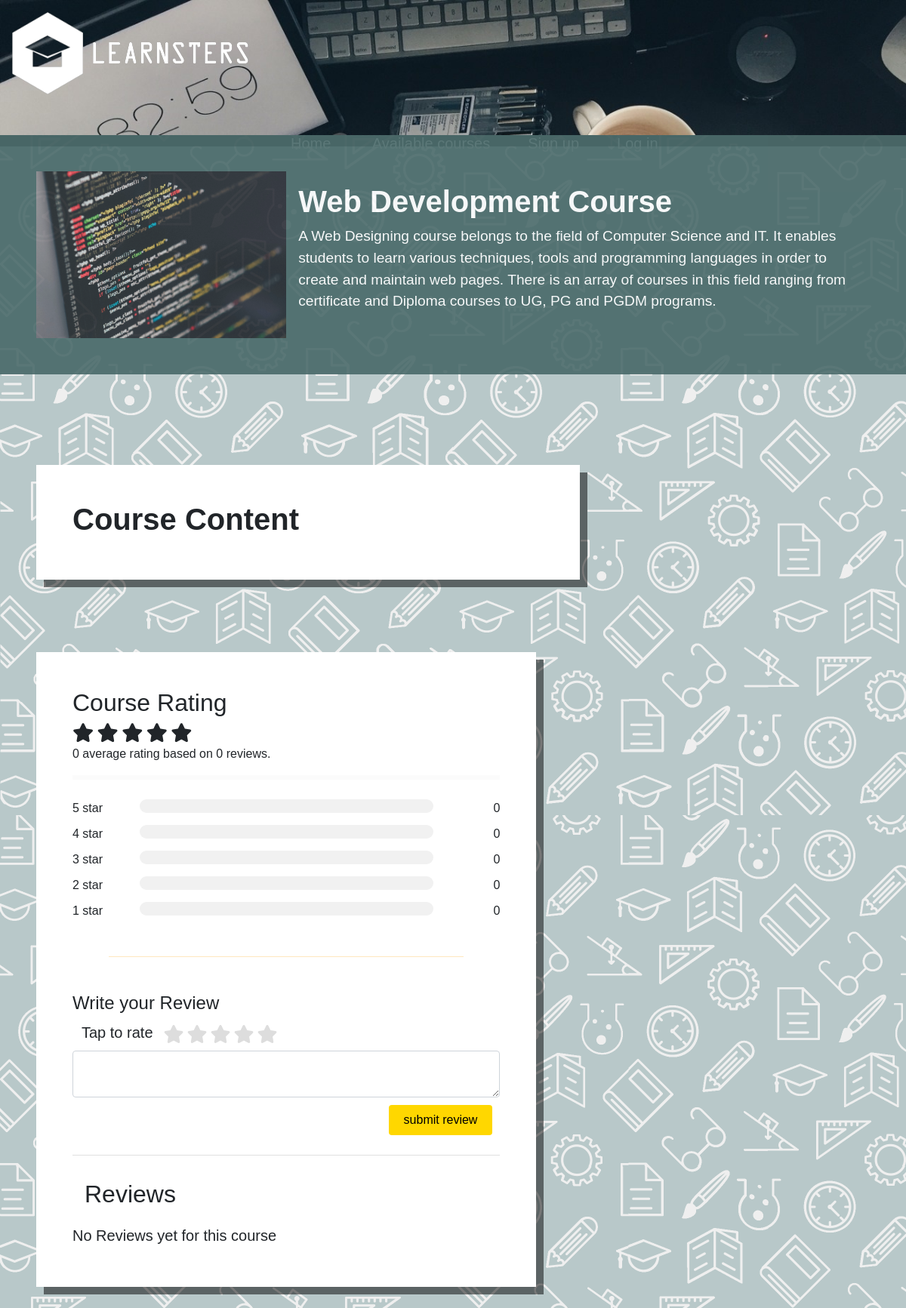
Screenshot of /viewCourse.php?courseID=10 with the database file from the repository.
### tables this page shows
CREATE TABLE `courses` (
  `courseID` int(11) NOT NULL,
  `courseName` varchar(50) NOT NULL,
  `averageRating` decimal(10,0) NOT NULL,
  `price` int(11) NOT NULL,
  `description` text NOT NULL,
  `picture` text NOT NULL,
  `approved` tinyint(1) NOT NULL,
  `tutorID` int(11) NOT NULL
);

### viewCourse.php (the view, shortened to what this page needs)
<!DOCTYPE html>
<html>
<head>
    <link href="https://cdn.jsdelivr.net/npm/bootstrap@5.1.3/dist/css/bootstrap.min.css" rel="stylesheet">
    <link rel="stylesheet" href="css/main.css">
    <link rel="stylesheet" href="https://cdnjs.cloudflare.com/ajax/libs/font-awesome/4.7.0/css/font-awesome.min.css">
</head>
<?php
include "menu.php";
$query = "SELECT * FROM courses WHERE courseID='" . $_GET["courseID"] . "' ";
$results = $conn->query($query);
?>
<body>
    <div class="mx-auto" style="width: 100%;">
        <?php while ($row = $results->fetch_array(MYSQLI_ASSOC)) { ?>
            <div class="p-5 d-flex " style=" background-color:#456666; opacity:87%;">
                    <img src="pictures/courses/<?php echo $row["picture"] ?>" style="width:30%;">
                    <div class="p-3">
                        <h1 style="color:white;"><b><?php echo $row["courseName"] ?> Course</b> </h1>
                        <p style="color:white; font-size:1.2em"> <?php echo $row["description"] ?></p>
                    </div>
            </div>
            <br><br><br>
            <?php } ?>
            <div class="p-5 m-5" style="width:60%; background-color: white; box-shadow: 10px 10px rgba(0, 0, 0, 0.5);">
                <h1><b>Course Content</b> </h1>
   </div>
        <div class="p-5" >
            <?php
            $query = "SELECT * FROM courses WHERE courseID='" . $_GET["courseID"] . "' ";
            $results = $conn->query($query);
            while ($row = $results->fetch_array(MYSQLI_ASSOC)) {
            ?>
                <div class="p-5" style="width:60%; background-color: white; box-shadow: 10px 10px rgba(0, 0, 0, 0.5);">
                    <h2>Course Rating</h2>
                    <?php
                    $averageRating = round($row["averageRating"]);
                    $counter = 0;
                    while ($counter < 5) {
                        if ($averageRating > $counter) {
                    ?>
                            <span class="fa fa-star checked"></span>
                        <?php
                        } else {
                        ?><span class="fa fa-star"></span>
                    <?php
                        }
                        $counter = $counter + 1;
                    }
                    ?>
                    <p><?php
                        echo $row["averageRating"];
                    }
                    $query = "SELECT * FROM selectedCourses WHERE courseID='" . $_GET["courseID"] . "' AND rating IS NOT NULL AND review IS NOT NULL ";
                    $average = $conn->query($query);
                    $query1 = "SELECT * FROM selectedCourses WHERE courseID='" . $_GET["courseID"] . "' AND rating=1 ";
                    $results1 = $conn->query($query1);
                    $rating_1 = $results1->num_rows;
                    $query2 = "SELECT * FROM selectedCourses WHERE courseID='" . $_GET["courseID"] . "' AND rating=2 ";
                    $results2 = $conn->query($query2);
                    $rating_2 = $results2->num_rows;
                    $query3 = "SELECT * FROM selectedCourses WHERE courseID='" . $_GET["courseID"] . "' AND rating=3 ";
                    $results3 = $conn->query($query3);
                    $rating_3 = $results3->num_rows;
                    $query4 = "SELECT * FROM selectedCourses WHERE courseID='" . $_GET["courseID"] . "' AND  rating=4 ";
                    $results4 = $conn->query($query4);
                    $rating_4 = $results4->num_rows;
                    $query5 = "SELECT * FROM selectedCourses WHERE courseID='" . $_GET["courseID"] . "' AND rating=5 ";
                    $results5 = $conn->query($query5);
                    $rating_5 = $results5->num_rows;
                    $cols = $average->num_rows;
                        ?> average rating based on <?php echo $cols; ?> reviews.</p>
                    <hr style="border:3px solid #f1f1f1">
                    <div class="row">
                        <div class="side">
                            <div>5 star</div>
                        </div>
                        <div class="middle">
                            <div class="bar-container">
                            </div>
                        </div>
                        <div class="side right">
                            <div><?php echo $rating_5; ?></div>
                        </div>
                        <div class="side">
                            <div>4 star </div>
                        </div>
                        <div class="middle">
                            <div class="bar-container">
                            </div>
                        </div>
                        <div class="side right">
                            <div><?php echo $rating_4; ?></div>
                        </div>
                        <div class="side">
                            <div>3 star</div>
                        </div>
                        <div class="middle">
                            <div class="bar-container">
                            </div>
                        </div>
                        <div class="side right">
                            <div><?php echo $rating_3; ?></div>
                        </div>
                        <div class="side">
                            <div>2 star</div>
                        </div>
                        <div class="middle">
                            <div class="bar-container">
                            </div>
                        </div>
                        <div class="side right">
                            <div><?php echo $rating_2; ?></div>
                        </div>
                        <div class="side">
                            <div>1 star</div>
                        </div>
                        <div class="middle">
                            <div class="bar-container">
                            </div>
                        </div>
                        <div class="side right">
                            <div><?php echo $rating_1; ?></div>
                        </div>
                    </div>
                    <h4>Write your Review</h4>
                    <div class="d-flex">
                        <h5 class="p-1 mx-2">Tap to rate </h5>
                        <fieldset class="rating">
                            <label class="full" for="star5"></label>
                            <label class="full" for="star4"></label>
                            <label class="full" for="star3"></label>
                            <label class="full" for="star2"></label>
                            <label class="full" for="star1"></label>
                        </fieldset>
                    </div>
                    <textarea class="form-control" id="reviewText"></textarea>
                    <div class=" d-flex flex-row-reverse">
                        <button onclick="clicked(this);" class="button rounded" id='<?php echo $_GET["courseID"] ?>'>submit review</button>
                    </div>
                    <hr style="background-color:grey;">
                    <h2 class="p-3">Reviews </h2>
                    <div id="displayReviews">
                        <?php
                        $query = "SELECT learners.Fname,learners.Lname,rating,review,profilePicture  FROM selectedCourses INNER JOIN learners on selectedCourses.learnerID=learners.learnerID AND selectedCourses.courseID='" . $_GET["courseID"] . "' AND selectedCourses.rating IS NOT NULL";
                        $results = $conn->query($query);
                        $output = $results->num_rows;
                        if ($output === 0) {
                            echo "<h5> No Reviews yet for this course</h5>";
                        }
                        ?>
                    </div>
                </div>
</body>
</html>

### css/main.css (style rules this page uses)
* { font-family: Arial, Helvetica, sans-serif; margin-left: 0; margin-right: 0; }

### viewCourse.php (style rules this page uses)
body { background-image: url("pictures/website/backgroundPattern.png"); }
.button { background-color: gold; border: none; color: black; padding: 8px 20px; text-decoration: none; margin: 10px; cursor: pointer; }
.rating>label { color: #ddd; float: right }
.rating { border: none; margin-right: 49px }
.rating>label:before { margin: 2px; font-size: 1.5em; font-family: FontAwesome; content: "\f005"; }
.bar-container { width: 100%; background-color: #f1f1f1; text-align: center; color: white; border-radius: 20px; margin-bottom: 5px }
.fa { font-size: 25px; }
.side { float: left; width: 15%; margin-top: 10px; }
.middle { margin-top: 10px; float: left; width: 70%; }
.right { text-align: right; }

### menu.php (style rules this page uses)
* { margin: 0; }

### rows the page displays
courses: picture (picture), courseName "Web Development", description "A Web Designing course belongs to the field of Computer Science and IT. It enables students to learn various techniques, tools and programming languages in order to create and maintain web pages. There is an array of courses in this field ranging from certificate and Diploma courses to UG, PG and PGDM programs.", averageRating "0"
